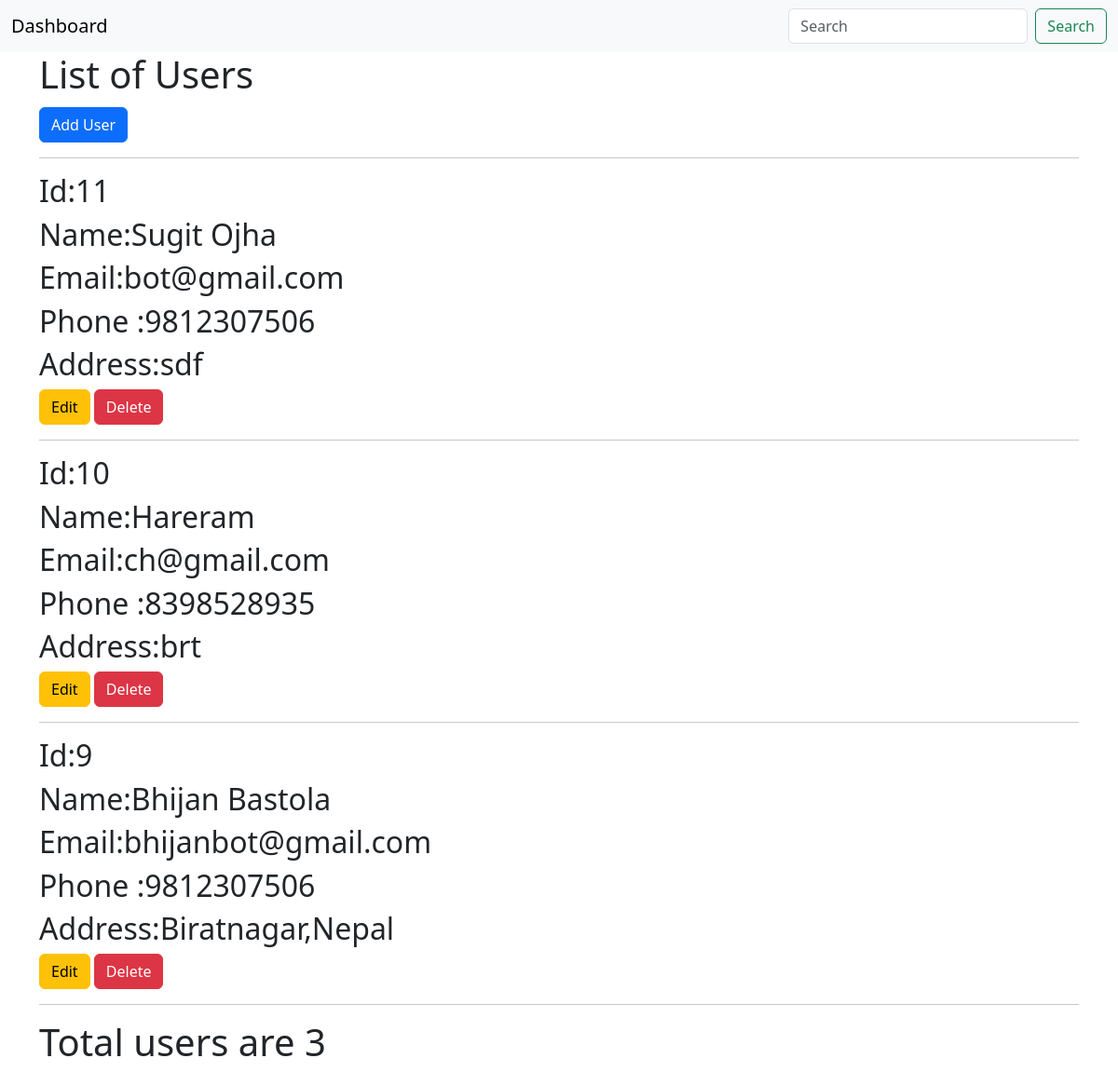
The page / on the database its author committed.
### myapp/models.py (models this page shows, shortened)
class Person(models.Model):
    name = models.CharField(max_length=50)
    phone = models.CharField(max_length=10)
    email = models.EmailField()
    address=models.CharField(max_length=50,null=True)

### mydjango/views.py (the view)
# urls.py: path('',index),
def index(request):
    query=request.GET.get('query')
    if query is not None and query !="":
        persons=Person.objects.filter(Q(name__startswith =query) | Q(phone__icontains=query) | Q(id__icontains=query))
    else:
        persons=Person.objects.all().order_by('-id')
    total_person=Person.objects.all().count()
    data=random.randint(0,10)
    context={
        'person_list':persons,
        'total_person':total_person
    }
    return render(request,'index.html',context)

### templates/index.html (shortened to what this page needs)
{% extends 'base.html' %}
{% load static %}
{% block content %}
<h1>List of Users</h1>
<h2><a class="btn btn-primary" href="{%url 'createperson'%}">Add User</a></h2>
<hr>
{% for person in person_list %}
<h2>Id:{{person.id}}</h2>
<h2>Name:{{person.name}}</h2>
<h2>Email:{{person.email}}</h2>
<h2>Phone :{{person.phone}}</h2>
<h2>Address:{{person.address}}</h2>
<a class="btn btn-warning" href="{% url 'editperson' person.id  %}">Edit</a>
<a class="btn btn-danger" href="{% url 'deleteperson' person.id %}">Delete</a>
<hr>
{% endfor %}
<h1>Total users are {{total_person}}</h2>
{% endblock content %}

### templates/base.html (shortened to what this page needs)
<!doctype html>
<html lang="en">
  <head>
    <link href="https://cdn.jsdelivr.net/npm/bootstrap@5.3.3/dist/css/bootstrap.min.css" rel="stylesheet">
  </head>
  <body>
    <nav class="navbar bg-body-tertiary">
        <div class="container-fluid">
          <a class="navbar-brand">Dashboard</a>
          <form class="d-flex" role="search">
            <input class="form-control me-2" name="query" type="search" placeholder="Search" aria-label="Search">
            <button class="btn btn-outline-success" type="submit">Search</button>
          </form>
        </div>
      </nav>
      <div class="container">
            {% block content%}
            {% endblock content %}
      </div>
  </body>
</html>

### rows shown on the page
Person: id "11", name "Sugit Ojha", email "bot@gmail.com", phone "9812307506", address "sdf"
Person: id "10", name "Hareram", email "ch@gmail.com", phone "8398528935", address "brt"
Person: id "9", name "Bhijan Bastola", email "bhijanbot@gmail.com", phone "9812307506", address "Biratnagar,Nepal"

### other values the page prints
{{ total_person }} "3"
